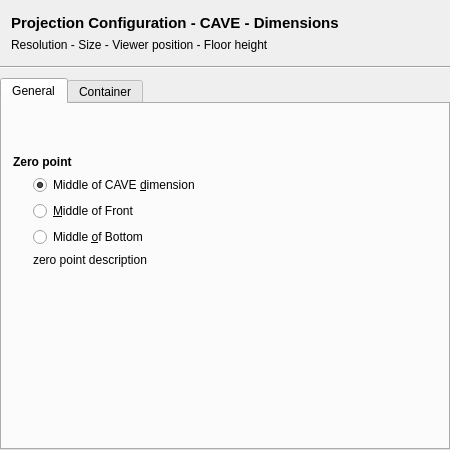
<?xml version="1.0" encoding="UTF-8"?>
<ui version="4.0">
 <class>VRCWProjectionDimCaveClass</class>
 <widget class="QWidget" name="VRCWProjectionDimCaveClass">
  <property name="geometry">
   <rect>
    <x>0</x>
    <y>0</y>
    <width>450</width>
    <height>450</height>
   </rect>
  </property>
  <property name="windowTitle">
   <string>VRCWPojectionCaveDim</string>
  </property>
  <layout class="QVBoxLayout" name="vrcwProjectionDimCaveClassVLayout">
   <property name="spacing">
    <number>0</number>
   </property>
   <property name="leftMargin">
    <number>0</number>
   </property>
   <property name="topMargin">
    <number>0</number>
   </property>
   <property name="rightMargin">
    <number>0</number>
   </property>
   <property name="bottomMargin">
    <number>0</number>
   </property>
   <item>
    <widget class="QWidget" name="headerWidget" native="true">
     <property name="sizePolicy">
      <sizepolicy hsizetype="Preferred" vsizetype="Fixed">
       <horstretch>0</horstretch>
       <verstretch>0</verstretch>
      </sizepolicy>
     </property>
     <property name="minimumSize">
      <size>
       <width>0</width>
       <height>66</height>
      </size>
     </property>
     <property name="maximumSize">
      <size>
       <width>16777215</width>
       <height>60</height>
      </size>
     </property>
     <layout class="QHBoxLayout" name="headerWidgetHLayout">
      <item>
       <layout class="QHBoxLayout" name="headerHLayout">
        <item>
         <layout class="QVBoxLayout" name="headingVLayout">
          <item>
           <widget class="QLabel" name="header">
            <property name="font">
             <font>
              <pointsize>11</pointsize>
              <weight>75</weight>
              <bold>true</bold>
             </font>
            </property>
            <property name="text">
             <string>Projection Configuration - CAVE - Dimensions</string>
            </property>
           </widget>
          </item>
          <item>
           <widget class="QLabel" name="description">
            <property name="text">
             <string>Resolution - Size - Viewer position - Floor height</string>
            </property>
           </widget>
          </item>
          <item>
           <spacer name="headerVSpacer">
            <property name="orientation">
             <enum>Qt::Vertical</enum>
            </property>
            <property name="sizeHint" stdset="0">
             <size>
              <width>20</width>
              <height>40</height>
             </size>
            </property>
           </spacer>
          </item>
         </layout>
        </item>
        <item>
         <spacer name="headerHSpacer">
          <property name="orientation">
           <enum>Qt::Horizontal</enum>
          </property>
          <property name="sizeHint" stdset="0">
           <size>
            <width>40</width>
            <height>20</height>
           </size>
          </property>
         </spacer>
        </item>
       </layout>
      </item>
     </layout>
    </widget>
   </item>
   <item>
    <widget class="Line" name="headerLine">
     <property name="orientation">
      <enum>Qt::Horizontal</enum>
     </property>
    </widget>
   </item>
   <item>
    <widget class="QWidget" name="mainWidget" native="true">
     <layout class="QVBoxLayout" name="mainWidgetVLayout">
      <property name="spacing">
       <number>0</number>
      </property>
      <property name="leftMargin">
       <number>0</number>
      </property>
      <property name="topMargin">
       <number>9</number>
      </property>
      <property name="rightMargin">
       <number>0</number>
      </property>
      <property name="bottomMargin">
       <number>0</number>
      </property>
      <item>
       <widget class="QTabWidget" name="wallConfigTabWidget">
        <property name="currentIndex">
         <number>0</number>
        </property>
        <widget class="QWidget" name="generalPage">
         <attribute name="title">
          <string>General</string>
         </attribute>
         <layout class="QGridLayout" name="generalPageGLayout">
          <property name="verticalSpacing">
           <number>0</number>
          </property>
          <item row="0" column="0" alignment="Qt::AlignLeft|Qt::AlignTop">
           <widget class="QWidget" name="generalWidget" native="true">
            <layout class="QVBoxLayout" name="generalWidgetVLayout">
             <property name="spacing">
              <number>40</number>
             </property>
             <property name="leftMargin">
              <number>0</number>
             </property>
             <property name="topMargin">
              <number>0</number>
             </property>
             <property name="rightMargin">
              <number>0</number>
             </property>
             <property name="bottomMargin">
              <number>0</number>
             </property>
             <item alignment="Qt::AlignLeft|Qt::AlignTop">
              <widget class="QWidget" name="generalDimWidget" native="true">
               <layout class="QVBoxLayout" name="generalDimWidgetVLayout">
                <property name="spacing">
                 <number>0</number>
                </property>
                <property name="leftMargin">
                 <number>0</number>
                </property>
                <property name="topMargin">
                 <number>0</number>
                </property>
                <property name="rightMargin">
                 <number>0</number>
                </property>
                <property name="bottomMargin">
                 <number>0</number>
                </property>
               </layout>
              </widget>
             </item>
             <item alignment="Qt::AlignLeft|Qt::AlignTop">
              <widget class="QWidget" name="zeroPointWidget" native="true">
               <layout class="QVBoxLayout" name="zeroPointWidgetVLayout">
                <property name="leftMargin">
                 <number>0</number>
                </property>
                <property name="topMargin">
                 <number>0</number>
                </property>
                <property name="rightMargin">
                 <number>0</number>
                </property>
                <property name="bottomMargin">
                 <number>0</number>
                </property>
                <item>
                 <widget class="QLabel" name="zeroPointLabel">
                  <property name="font">
                   <font>
                    <weight>75</weight>
                    <bold>true</bold>
                   </font>
                  </property>
                  <property name="text">
                   <string>Zero point</string>
                  </property>
                 </widget>
                </item>
                <item alignment="Qt::AlignLeft|Qt::AlignTop">
                 <widget class="QWidget" name="zeroPointRBWidget" native="true">
                  <layout class="QVBoxLayout" name="zeroPointRBWidgetVLayout">
                   <property name="leftMargin">
                    <number>20</number>
                   </property>
                   <property name="topMargin">
                    <number>0</number>
                   </property>
                   <property name="rightMargin">
                    <number>0</number>
                   </property>
                   <property name="bottomMargin">
                    <number>0</number>
                   </property>
                   <item>
                    <widget class="QRadioButton" name="caveDimRadioButton">
                     <property name="text">
                      <string>Middle of CAVE &amp;dimension</string>
                     </property>
                     <property name="checked">
                      <bool>true</bool>
                     </property>
                    </widget>
                   </item>
                   <item>
                    <widget class="QRadioButton" name="frontWallRadioButton">
                     <property name="text">
                      <string>&amp;Middle of Front</string>
                     </property>
                    </widget>
                   </item>
                   <item>
                    <widget class="QRadioButton" name="bottomWallRadioButton">
                     <property name="text">
                      <string>Middle &amp;of Bottom</string>
                     </property>
                    </widget>
                   </item>
                   <item>
                    <widget class="QLabel" name="zeroPointDescLabel">
                     <property name="text">
                      <string>zero point description</string>
                     </property>
                    </widget>
                   </item>
                  </layout>
                 </widget>
                </item>
               </layout>
              </widget>
             </item>
             <item alignment="Qt::AlignLeft|Qt::AlignTop">
              <widget class="QWidget" name="generalPosWidget" native="true">
               <layout class="QVBoxLayout" name="generalPosWidgetVLayout">
                <property name="spacing">
                 <number>0</number>
                </property>
                <property name="leftMargin">
                 <number>0</number>
                </property>
                <property name="topMargin">
                 <number>0</number>
                </property>
                <property name="rightMargin">
                 <number>0</number>
                </property>
                <property name="bottomMargin">
                 <number>0</number>
                </property>
               </layout>
              </widget>
             </item>
            </layout>
           </widget>
          </item>
         </layout>
        </widget>
        <widget class="QWidget" name="containerPage">
         <attribute name="title">
          <string>Container</string>
         </attribute>
         <widget class="QWidget" name="leftPage" native="true">
          <property name="geometry">
           <rect>
            <x>40</x>
            <y>120</y>
            <width>90</width>
            <height>90</height>
           </rect>
          </property>
          <layout class="QGridLayout" name="leftPageGLayout">
           <item row="0" column="0" alignment="Qt::AlignLeft|Qt::AlignTop">
            <widget class="QWidget" name="leftWidget" native="true">
             <layout class="QVBoxLayout" name="leftWidgetVLayout">
              <property name="leftMargin">
               <number>0</number>
              </property>
              <property name="topMargin">
               <number>0</number>
              </property>
              <property name="rightMargin">
               <number>0</number>
              </property>
              <property name="bottomMargin">
               <number>0</number>
              </property>
             </layout>
            </widget>
           </item>
          </layout>
         </widget>
         <widget class="QWidget" name="rightPage" native="true">
          <property name="geometry">
           <rect>
            <x>160</x>
            <y>120</y>
            <width>90</width>
            <height>90</height>
           </rect>
          </property>
          <layout class="QGridLayout" name="rightPageGLayout">
           <item row="0" column="0" alignment="Qt::AlignLeft|Qt::AlignTop">
            <widget class="QWidget" name="rightWidget" native="true">
             <layout class="QVBoxLayout" name="rightWidgetVLayout">
              <property name="leftMargin">
               <number>0</number>
              </property>
              <property name="topMargin">
               <number>0</number>
              </property>
              <property name="rightMargin">
               <number>0</number>
              </property>
              <property name="bottomMargin">
               <number>0</number>
              </property>
             </layout>
            </widget>
           </item>
          </layout>
         </widget>
         <widget class="QWidget" name="bottomPage" native="true">
          <property name="geometry">
           <rect>
            <x>40</x>
            <y>240</y>
            <width>90</width>
            <height>90</height>
           </rect>
          </property>
          <layout class="QGridLayout" name="bottomPageGLayout">
           <item row="0" column="0" alignment="Qt::AlignLeft|Qt::AlignTop">
            <widget class="QWidget" name="bottomWidget" native="true">
             <layout class="QVBoxLayout" name="bottomWidgetVLayout">
              <property name="leftMargin">
               <number>0</number>
              </property>
              <property name="topMargin">
               <number>0</number>
              </property>
              <property name="rightMargin">
               <number>0</number>
              </property>
              <property name="bottomMargin">
               <number>0</number>
              </property>
             </layout>
            </widget>
           </item>
          </layout>
         </widget>
         <widget class="QWidget" name="topPage" native="true">
          <property name="geometry">
           <rect>
            <x>160</x>
            <y>240</y>
            <width>90</width>
            <height>90</height>
           </rect>
          </property>
          <layout class="QGridLayout" name="topPageGLayout">
           <item row="0" column="0" alignment="Qt::AlignLeft|Qt::AlignTop">
            <widget class="QWidget" name="topWidget" native="true">
             <layout class="QVBoxLayout" name="topWidgetVLayout">
              <property name="leftMargin">
               <number>0</number>
              </property>
              <property name="topMargin">
               <number>0</number>
              </property>
              <property name="rightMargin">
               <number>0</number>
              </property>
              <property name="bottomMargin">
               <number>0</number>
              </property>
             </layout>
            </widget>
           </item>
          </layout>
         </widget>
         <widget class="QWidget" name="backPage" native="true">
          <property name="geometry">
           <rect>
            <x>160</x>
            <y>10</y>
            <width>90</width>
            <height>90</height>
           </rect>
          </property>
          <layout class="QGridLayout" name="backPageGLayout">
           <item row="0" column="0" alignment="Qt::AlignLeft|Qt::AlignTop">
            <widget class="QWidget" name="backWidget" native="true">
             <layout class="QVBoxLayout" name="backWidgetVLayout">
              <property name="leftMargin">
               <number>0</number>
              </property>
              <property name="topMargin">
               <number>0</number>
              </property>
              <property name="rightMargin">
               <number>0</number>
              </property>
              <property name="bottomMargin">
               <number>0</number>
              </property>
             </layout>
            </widget>
           </item>
          </layout>
         </widget>
         <widget class="QWidget" name="frontPage" native="true">
          <property name="geometry">
           <rect>
            <x>40</x>
            <y>10</y>
            <width>90</width>
            <height>90</height>
           </rect>
          </property>
          <layout class="QGridLayout" name="frontPageGLayout">
           <item row="0" column="0" alignment="Qt::AlignLeft|Qt::AlignTop">
            <widget class="QWidget" name="frontWidget" native="true">
             <layout class="QVBoxLayout" name="frontWidgetVLayout">
              <property name="leftMargin">
               <number>0</number>
              </property>
              <property name="topMargin">
               <number>0</number>
              </property>
              <property name="rightMargin">
               <number>0</number>
              </property>
              <property name="bottomMargin">
               <number>0</number>
              </property>
             </layout>
            </widget>
           </item>
          </layout>
         </widget>
        </widget>
       </widget>
      </item>
     </layout>
    </widget>
   </item>
  </layout>
 </widget>
 <layoutdefault spacing="6" margin="11"/>
 <resources/>
 <connections>
  <connection>
   <sender>caveDimRadioButton</sender>
   <signal>toggled(bool)</signal>
   <receiver>VRCWProjectionDimCaveClass</receiver>
   <slot>zeroPointChanged()</slot>
   <hints>
    <hint type="sourcelabel">
     <x>118</x>
     <y>185</y>
    </hint>
    <hint type="destinationlabel">
     <x>224</x>
     <y>224</y>
    </hint>
   </hints>
  </connection>
  <connection>
   <sender>frontWallRadioButton</sender>
   <signal>toggled(bool)</signal>
   <receiver>VRCWProjectionDimCaveClass</receiver>
   <slot>zeroPointChanged()</slot>
   <hints>
    <hint type="sourcelabel">
     <x>118</x>
     <y>213</y>
    </hint>
    <hint type="destinationlabel">
     <x>224</x>
     <y>224</y>
    </hint>
   </hints>
  </connection>
  <connection>
   <sender>bottomWallRadioButton</sender>
   <signal>toggled(bool)</signal>
   <receiver>VRCWProjectionDimCaveClass</receiver>
   <slot>zeroPointChanged()</slot>
   <hints>
    <hint type="sourcelabel">
     <x>118</x>
     <y>241</y>
    </hint>
    <hint type="destinationlabel">
     <x>224</x>
     <y>224</y>
    </hint>
   </hints>
  </connection>
 </connections>
 <slots>
  <slot>setWallsResWH_exec()</slot>
  <slot>wallsResEnable_exec()</slot>
  <slot>zeroPointChanged()</slot>
 </slots>
</ui>
